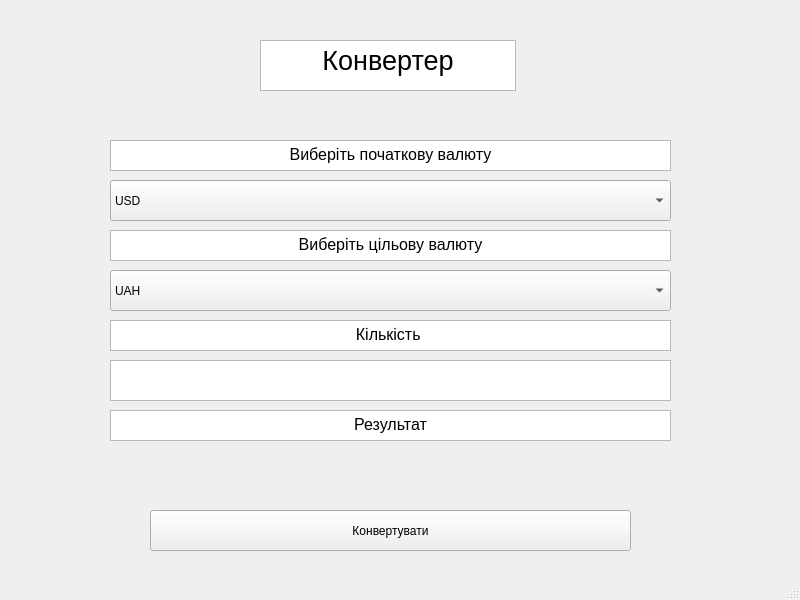
<?xml version="1.0" encoding="UTF-8"?>
<ui version="4.0">
 <class>MainWindow</class>
 <widget class="QMainWindow" name="MainWindow">
  <property name="geometry">
   <rect>
    <x>0</x>
    <y>0</y>
    <width>800</width>
    <height>600</height>
   </rect>
  </property>
  <property name="windowTitle">
   <string>MainWindow</string>
  </property>
  <widget class="QWidget" name="centralwidget">
   <widget class="QPushButton" name="pushButton">
    <property name="geometry">
     <rect>
      <x>150</x>
      <y>510</y>
      <width>481</width>
      <height>41</height>
     </rect>
    </property>
    <property name="text">
     <string>Конвертувати</string>
    </property>
   </widget>
   <widget class="QComboBox" name="comboBox">
    <property name="geometry">
     <rect>
      <x>110</x>
      <y>180</y>
      <width>561</width>
      <height>41</height>
     </rect>
    </property>
    <item>
     <property name="text">
      <string>USD</string>
     </property>
    </item>
    <item>
     <property name="text">
      <string>PLN</string>
     </property>
    </item>
    <item>
     <property name="text">
      <string>GBP</string>
     </property>
    </item>
    <item>
     <property name="text">
      <string>EUR</string>
     </property>
    </item>
    <item>
     <property name="text">
      <string>UAH</string>
     </property>
    </item>
   </widget>
   <widget class="QComboBox" name="comboBox_2">
    <property name="geometry">
     <rect>
      <x>110</x>
      <y>270</y>
      <width>561</width>
      <height>41</height>
     </rect>
    </property>
    <item>
     <property name="text">
      <string>UAH</string>
     </property>
    </item>
    <item>
     <property name="text">
      <string>USD</string>
     </property>
    </item>
    <item>
     <property name="text">
      <string>PLN</string>
     </property>
    </item>
    <item>
     <property name="text">
      <string>EUR</string>
     </property>
    </item>
    <item>
     <property name="text">
      <string>GBP</string>
     </property>
    </item>
   </widget>
   <widget class="QTextEdit" name="textEdit">
    <property name="geometry">
     <rect>
      <x>110</x>
      <y>360</y>
      <width>561</width>
      <height>41</height>
     </rect>
    </property>
   </widget>
   <widget class="QTextBrowser" name="textBrowser">
    <property name="geometry">
     <rect>
      <x>110</x>
      <y>140</y>
      <width>561</width>
      <height>31</height>
     </rect>
    </property>
    <property name="html">
     <string>&lt;!DOCTYPE HTML PUBLIC &quot;-//W3C//DTD HTML 4.0//EN&quot; &quot;http://www.w3.org/TR/REC-html40/strict.dtd&quot;&gt;
&lt;html&gt;&lt;head&gt;&lt;meta name=&quot;qrichtext&quot; content=&quot;1&quot; /&gt;&lt;style type=&quot;text/css&quot;&gt;
p, li { white-space: pre-wrap; }
&lt;/style&gt;&lt;/head&gt;&lt;body style=&quot; font-family:'MS Shell Dlg 2'; font-size:8.25pt; font-weight:400; font-style:normal;&quot;&gt;
&lt;p align=&quot;center&quot; style=&quot; margin-top:0px; margin-bottom:0px; margin-left:0px; margin-right:0px; -qt-block-indent:0; text-indent:0px;&quot;&gt;&lt;span style=&quot; font-size:12pt;&quot;&gt;Виберіть початкову валюту&lt;/span&gt;&lt;/p&gt;&lt;/body&gt;&lt;/html&gt;</string>
    </property>
   </widget>
   <widget class="QTextBrowser" name="textBrowser_2">
    <property name="geometry">
     <rect>
      <x>110</x>
      <y>230</y>
      <width>561</width>
      <height>31</height>
     </rect>
    </property>
    <property name="html">
     <string>&lt;!DOCTYPE HTML PUBLIC &quot;-//W3C//DTD HTML 4.0//EN&quot; &quot;http://www.w3.org/TR/REC-html40/strict.dtd&quot;&gt;
&lt;html&gt;&lt;head&gt;&lt;meta name=&quot;qrichtext&quot; content=&quot;1&quot; /&gt;&lt;style type=&quot;text/css&quot;&gt;
p, li { white-space: pre-wrap; }
&lt;/style&gt;&lt;/head&gt;&lt;body style=&quot; font-family:'MS Shell Dlg 2'; font-size:8.25pt; font-weight:400; font-style:normal;&quot;&gt;
&lt;p align=&quot;center&quot; style=&quot; margin-top:0px; margin-bottom:0px; margin-left:0px; margin-right:0px; -qt-block-indent:0; text-indent:0px;&quot;&gt;&lt;span style=&quot; font-size:12pt;&quot;&gt;Виберіть цільову валюту&lt;/span&gt;&lt;/p&gt;&lt;/body&gt;&lt;/html&gt;</string>
    </property>
   </widget>
   <widget class="QTextBrowser" name="textBrowser_3">
    <property name="geometry">
     <rect>
      <x>110</x>
      <y>320</y>
      <width>561</width>
      <height>31</height>
     </rect>
    </property>
    <property name="html">
     <string>&lt;!DOCTYPE HTML PUBLIC &quot;-//W3C//DTD HTML 4.0//EN&quot; &quot;http://www.w3.org/TR/REC-html40/strict.dtd&quot;&gt;
&lt;html&gt;&lt;head&gt;&lt;meta name=&quot;qrichtext&quot; content=&quot;1&quot; /&gt;&lt;style type=&quot;text/css&quot;&gt;
p, li { white-space: pre-wrap; }
&lt;/style&gt;&lt;/head&gt;&lt;body style=&quot; font-family:'MS Shell Dlg 2'; font-size:8.25pt; font-weight:400; font-style:normal;&quot;&gt;
&lt;p align=&quot;center&quot; style=&quot; margin-top:0px; margin-bottom:0px; margin-left:0px; margin-right:0px; -qt-block-indent:0; text-indent:0px;&quot;&gt;&lt;span style=&quot; font-size:12pt;&quot;&gt;Кількість &lt;/span&gt;&lt;/p&gt;&lt;/body&gt;&lt;/html&gt;</string>
    </property>
   </widget>
   <widget class="QTextBrowser" name="textBrowser_4">
    <property name="geometry">
     <rect>
      <x>260</x>
      <y>40</y>
      <width>256</width>
      <height>51</height>
     </rect>
    </property>
    <property name="html">
     <string>&lt;!DOCTYPE HTML PUBLIC &quot;-//W3C//DTD HTML 4.0//EN&quot; &quot;http://www.w3.org/TR/REC-html40/strict.dtd&quot;&gt;
&lt;html&gt;&lt;head&gt;&lt;meta name=&quot;qrichtext&quot; content=&quot;1&quot; /&gt;&lt;style type=&quot;text/css&quot;&gt;
p, li { white-space: pre-wrap; }
&lt;/style&gt;&lt;/head&gt;&lt;body style=&quot; font-family:'MS Shell Dlg 2'; font-size:8.25pt; font-weight:400; font-style:normal;&quot;&gt;
&lt;p align=&quot;center&quot; style=&quot; margin-top:0px; margin-bottom:0px; margin-left:0px; margin-right:0px; -qt-block-indent:0; text-indent:0px;&quot;&gt;&lt;span style=&quot; font-size:20pt;&quot;&gt;Конвертер&lt;/span&gt;&lt;/p&gt;&lt;/body&gt;&lt;/html&gt;</string>
    </property>
   </widget>
   <widget class="QTextBrowser" name="textBrowser_5">
    <property name="geometry">
     <rect>
      <x>110</x>
      <y>410</y>
      <width>561</width>
      <height>31</height>
     </rect>
    </property>
    <property name="html">
     <string>&lt;!DOCTYPE HTML PUBLIC &quot;-//W3C//DTD HTML 4.0//EN&quot; &quot;http://www.w3.org/TR/REC-html40/strict.dtd&quot;&gt;
&lt;html&gt;&lt;head&gt;&lt;meta name=&quot;qrichtext&quot; content=&quot;1&quot; /&gt;&lt;style type=&quot;text/css&quot;&gt;
p, li { white-space: pre-wrap; }
&lt;/style&gt;&lt;/head&gt;&lt;body style=&quot; font-family:'MS Shell Dlg 2'; font-size:8.25pt; font-weight:400; font-style:normal;&quot;&gt;
&lt;p align=&quot;center&quot; style=&quot; margin-top:0px; margin-bottom:0px; margin-left:0px; margin-right:0px; -qt-block-indent:0; text-indent:0px;&quot;&gt;&lt;span style=&quot; font-size:12pt;&quot;&gt;Результат&lt;/span&gt;&lt;/p&gt;&lt;/body&gt;&lt;/html&gt;</string>
    </property>
   </widget>
   <widget class="QLabel" name="label">
    <property name="geometry">
     <rect>
      <x>110</x>
      <y>450</y>
      <width>561</width>
      <height>31</height>
     </rect>
    </property>
    <property name="text">
     <string/>
    </property>
   </widget>
  </widget>
  <widget class="QMenuBar" name="menubar">
   <property name="geometry">
    <rect>
     <x>0</x>
     <y>0</y>
     <width>800</width>
     <height>21</height>
    </rect>
   </property>
  </widget>
  <widget class="QStatusBar" name="statusbar"/>
 </widget>
 <resources/>
 <connections/>
</ui>
